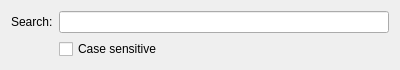
<?xml version="1.0" encoding="UTF-8"?>
<ui version="4.0">
 <class>searchform</class>
 <widget class="QWidget" name="searchform">
  <property name="geometry">
   <rect>
    <x>0</x>
    <y>0</y>
    <width>400</width>
    <height>65</height>
   </rect>
  </property>
  <property name="windowTitle">
   <string>Form</string>
  </property>
  <layout class="QGridLayout" name="gridLayout">
   <item row="0" column="1">
    <widget class="QLineEdit" name="lineEdit"/>
   </item>
   <item row="0" column="0">
    <widget class="QLabel" name="label">
     <property name="text">
      <string>Search:</string>
     </property>
    </widget>
   </item>
   <item row="1" column="1">
    <widget class="QCheckBox" name="checkBox">
     <property name="text">
      <string>Case sensitive</string>
     </property>
    </widget>
   </item>
  </layout>
 </widget>
 <resources/>
 <connections/>
</ui>
